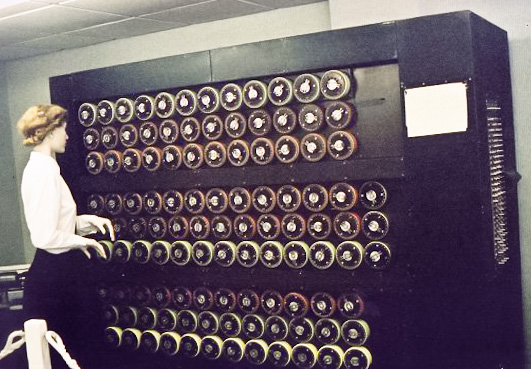
#> input picture images/hinh_2.jpg, 531 x 369 px
$ python -i xu_ly_anh.py   (imports and definitions only)
#> lines starting #> are read from the running program, lines starting #| are printed output that depends on the picture
# xu_ly_anh.py - Xử lý phân tích và lọc ảnh (trang trí vs nội dung)

import math
import re
from PIL import Image, ImageStat, ImageFilter

class BoLocAnh:
    # Bộ lọc ảnh: phân biệt ảnh nội dung (photo, chart) và ảnh trang trí (logo, icon)

    # PHÂN TÍCH ẢNH ĐƠN LẺ

    # [34 lines left out: functions tinh_entropy_anh, tinh_so_mau_anh, not called in this run]

    @staticmethod
    def tinh_do_phuc_tap_anh(duong_dan_hoac_anh) -> dict:
        # Phát hiện cạnh (Edge Detection) và đo độ biến thiên (variance)
#> called with duong_dan_hoac_anh = '../images/hinh_2.jpg'
        try:
            if isinstance(duong_dan_hoac_anh, str):
                im = Image.open(duong_dan_hoac_anh).convert('L')
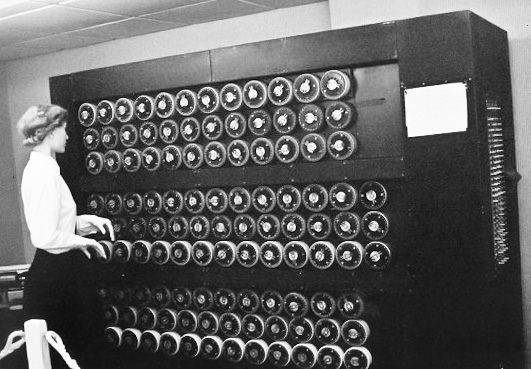
#> im: PIL image 531x369 L; min 0, max 255, mean 97.3
            else:
                im = duong_dan_hoac_anh.convert('L')
            edges = im.filter(ImageFilter.FIND_EDGES)
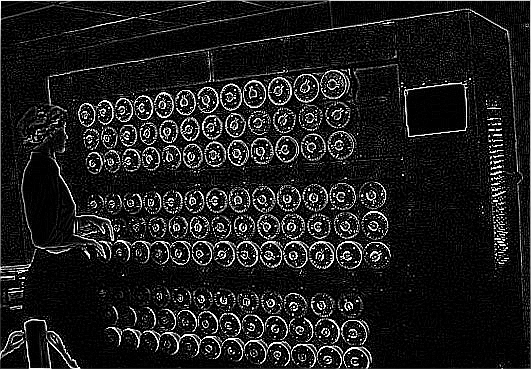
#> edges: PIL image 531x369 L; min 0, max 255, mean 29.1
            edge_stat = ImageStat.Stat(edges)
            edge_mean = edge_stat.mean[0]
#> edge_mean = 29.05
            edge_stddev = edge_stat.stddev[0]
#> edge_stddev = 62.25

            stat = ImageStat.Stat(im)
            variance = stat.var[0]
#> variance = 5068.8

            return {
                'edge_mean': edge_mean,
                'edge_stddev': edge_stddev,
                'variance': variance,
            }
        except Exception as e:
            print(f"[Cảnh báo] Lỗi tinh_do_phuc_tap_anh: {e}")
            return {'edge_mean': 0, 'edge_stddev': 0, 'variance': 0}

    # [211 lines left out: functions phan_tich_histogram, la_anh_noi_dung, la_anh_trang_tri, not called in this run]

>>> result = BoLocAnh().tinh_do_phuc_tap_anh('../images/hinh_2.jpg')
#> result = {'edge_mean': 29.05, 'edge_stddev': 62.25, 'variance': 5068.8}

$ run again, on images/hinh_3.jpg
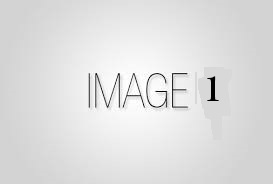
#> input picture images/hinh_3.jpg, 273 x 184 px
#> in tinh_do_phuc_tap_anh, `edges = im.filter(ImageFilter.FIND_EDGES)`:
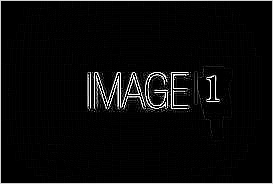
#> edges: PIL image 273x184 L; min 0, max 255, mean 10.8
#> edge_mean = 10.78
#> edge_stddev = 43.84
#> variance = 425.6
#> result = {'edge_mean': 10.78, 'edge_stddev': 43.84, 'variance': 425.6}
